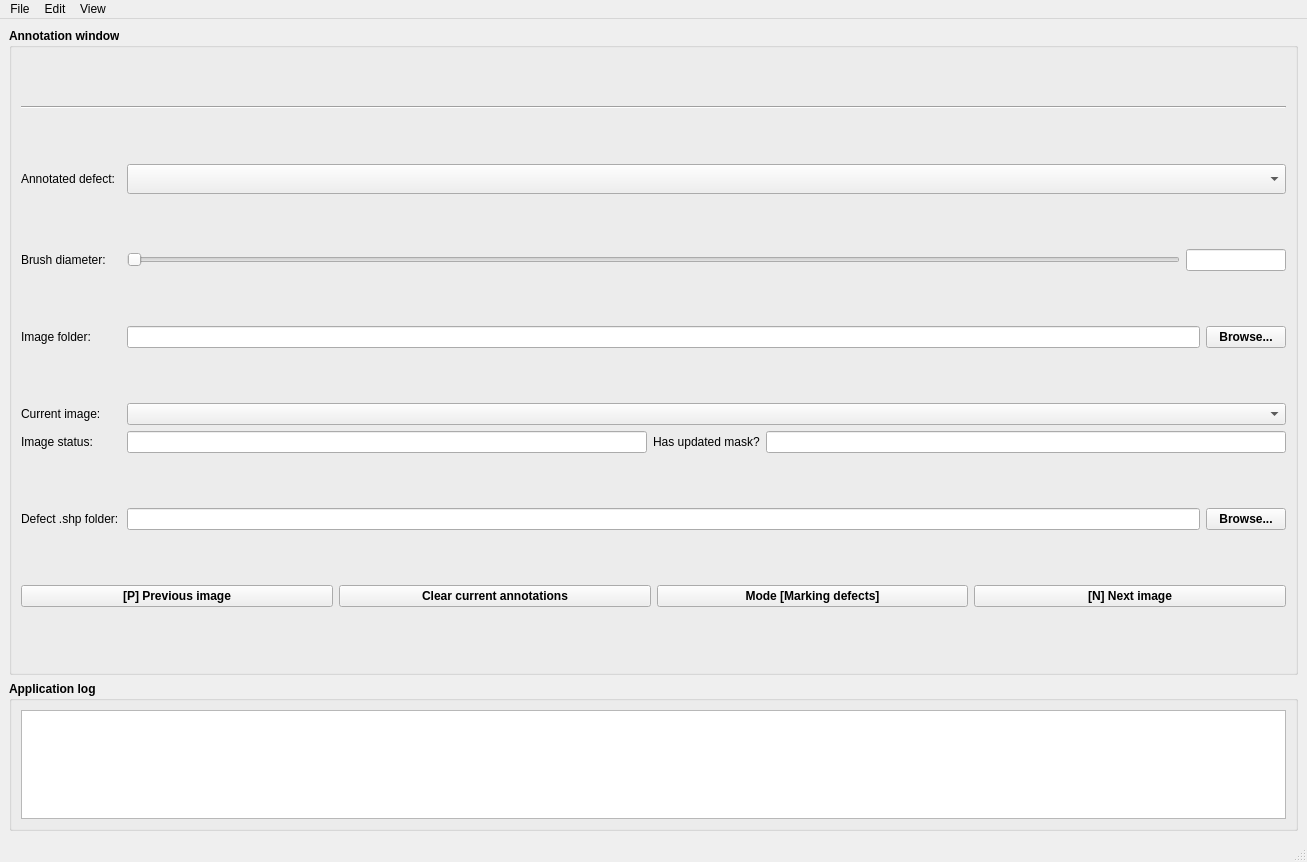
<?xml version="1.0" encoding="UTF-8"?>
<ui version="4.0">
 <class>DATMantMainWindow</class>
 <widget class="QMainWindow" name="DATMantMainWindow">
  <property name="geometry">
   <rect>
    <x>0</x>
    <y>0</y>
    <width>1307</width>
    <height>862</height>
   </rect>
  </property>
  <property name="minimumSize">
   <size>
    <width>820</width>
    <height>620</height>
   </size>
  </property>
  <property name="windowTitle">
   <string>Annotator for HSI</string>
  </property>
  <widget class="QWidget" name="centralwidget">
   <layout class="QVBoxLayout" name="verticalLayout_2">
    <item>
     <widget class="QGroupBox" name="gbAnnotWindow">
      <property name="font">
       <font>
        <weight>75</weight>
        <bold>true</bold>
       </font>
      </property>
      <property name="title">
       <string>Annotation window</string>
      </property>
      <layout class="QVBoxLayout" name="verticalLayout_8">
       <item>
        <layout class="QHBoxLayout" name="horizontalLayout_3">
         <property name="sizeConstraint">
          <enum>QLayout::SetDefaultConstraint</enum>
         </property>
         <item>
          <layout class="QVBoxLayout" name="figThinFigure"/>
         </item>
        </layout>
       </item>
       <item>
        <widget class="Line" name="line">
         <property name="orientation">
          <enum>Qt::Horizontal</enum>
         </property>
        </widget>
       </item>
       <item>
        <layout class="QHBoxLayout" name="horizontalLayout_6">
         <item>
          <widget class="QLabel" name="label_4">
           <property name="minimumSize">
            <size>
             <width>100</width>
             <height>0</height>
            </size>
           </property>
           <property name="font">
            <font>
             <weight>50</weight>
             <bold>false</bold>
            </font>
           </property>
           <property name="text">
            <string>Annotated defect:</string>
           </property>
          </widget>
         </item>
         <item>
          <widget class="QComboBox" name="lstDefectsAndColors">
           <property name="sizePolicy">
            <sizepolicy hsizetype="Expanding" vsizetype="Fixed">
             <horstretch>0</horstretch>
             <verstretch>0</verstretch>
            </sizepolicy>
           </property>
           <property name="minimumSize">
            <size>
             <width>0</width>
             <height>30</height>
            </size>
           </property>
           <property name="font">
            <font>
             <weight>50</weight>
             <bold>false</bold>
            </font>
           </property>
          </widget>
         </item>
        </layout>
       </item>
       <item>
        <layout class="QHBoxLayout" name="horizontalLayout_2">
         <item>
          <widget class="QLabel" name="label_2">
           <property name="minimumSize">
            <size>
             <width>100</width>
             <height>0</height>
            </size>
           </property>
           <property name="font">
            <font>
             <weight>50</weight>
             <bold>false</bold>
            </font>
           </property>
           <property name="text">
            <string>Brush diameter:</string>
           </property>
          </widget>
         </item>
         <item>
          <widget class="QSlider" name="sldBrushDiameter">
           <property name="orientation">
            <enum>Qt::Horizontal</enum>
           </property>
          </widget>
         </item>
         <item>
          <widget class="QLineEdit" name="txtBrushDiameter">
           <property name="maximumSize">
            <size>
             <width>100</width>
             <height>16777215</height>
            </size>
           </property>
           <property name="font">
            <font>
             <weight>50</weight>
             <bold>false</bold>
            </font>
           </property>
           <property name="readOnly">
            <bool>true</bool>
           </property>
          </widget>
         </item>
        </layout>
       </item>
       <item>
        <layout class="QHBoxLayout" name="horizontalLayout">
         <item>
          <widget class="QLabel" name="label_7">
           <property name="minimumSize">
            <size>
             <width>100</width>
             <height>0</height>
            </size>
           </property>
           <property name="maximumSize">
            <size>
             <width>72</width>
             <height>16777215</height>
            </size>
           </property>
           <property name="font">
            <font>
             <weight>50</weight>
             <bold>false</bold>
            </font>
           </property>
           <property name="text">
            <string>Image folder:</string>
           </property>
          </widget>
         </item>
         <item>
          <widget class="QLineEdit" name="txtImageDir">
           <property name="font">
            <font>
             <weight>50</weight>
             <bold>false</bold>
            </font>
           </property>
           <property name="readOnly">
            <bool>true</bool>
           </property>
          </widget>
         </item>
         <item>
          <widget class="QPushButton" name="btnBrowseImageDir">
           <property name="text">
            <string>Browse...</string>
           </property>
          </widget>
         </item>
        </layout>
       </item>
       <item>
        <layout class="QVBoxLayout" name="verticalLayout">
         <item>
          <layout class="QGridLayout" name="gridLayout">
           <item row="2" column="2" colspan="3">
            <widget class="QComboBox" name="lstImages">
             <property name="font">
              <font>
               <weight>50</weight>
               <bold>false</bold>
              </font>
             </property>
            </widget>
           </item>
           <item row="3" column="4">
            <widget class="QLineEdit" name="txtImageHasDefectMask">
             <property name="font">
              <font>
               <weight>50</weight>
               <bold>false</bold>
              </font>
             </property>
             <property name="readOnly">
              <bool>true</bool>
             </property>
            </widget>
           </item>
           <item row="2" column="0">
            <widget class="QLabel" name="label_15">
             <property name="minimumSize">
              <size>
               <width>100</width>
               <height>0</height>
              </size>
             </property>
             <property name="font">
              <font>
               <weight>50</weight>
               <bold>false</bold>
              </font>
             </property>
             <property name="text">
              <string>Current image:</string>
             </property>
            </widget>
           </item>
           <item row="3" column="3">
            <widget class="QLabel" name="label">
             <property name="font">
              <font>
               <weight>50</weight>
               <bold>false</bold>
              </font>
             </property>
             <property name="text">
              <string>Has updated mask?</string>
             </property>
             <property name="textFormat">
              <enum>Qt::PlainText</enum>
             </property>
            </widget>
           </item>
           <item row="3" column="2">
            <widget class="QLineEdit" name="txtImageStatus">
             <property name="font">
              <font>
               <weight>50</weight>
               <bold>false</bold>
              </font>
             </property>
             <property name="readOnly">
              <bool>true</bool>
             </property>
            </widget>
           </item>
           <item row="3" column="0">
            <widget class="QLabel" name="label_14">
             <property name="minimumSize">
              <size>
               <width>100</width>
               <height>0</height>
              </size>
             </property>
             <property name="font">
              <font>
               <weight>50</weight>
               <bold>false</bold>
              </font>
             </property>
             <property name="text">
              <string>Image status:</string>
             </property>
            </widget>
           </item>
          </layout>
         </item>
        </layout>
       </item>
       <item>
        <layout class="QHBoxLayout" name="horizontalLayout_5">
         <item>
          <widget class="QLabel" name="label_3">
           <property name="sizePolicy">
            <sizepolicy hsizetype="Preferred" vsizetype="Minimum">
             <horstretch>0</horstretch>
             <verstretch>0</verstretch>
            </sizepolicy>
           </property>
           <property name="minimumSize">
            <size>
             <width>100</width>
             <height>0</height>
            </size>
           </property>
           <property name="font">
            <font>
             <weight>50</weight>
             <bold>false</bold>
            </font>
           </property>
           <property name="text">
            <string>Defect .shp folder:</string>
           </property>
          </widget>
         </item>
         <item>
          <widget class="QLineEdit" name="txtShpDir">
           <property name="font">
            <font>
             <weight>50</weight>
             <bold>false</bold>
            </font>
           </property>
           <property name="readOnly">
            <bool>true</bool>
           </property>
          </widget>
         </item>
         <item>
          <widget class="QPushButton" name="btnBrowseShp">
           <property name="text">
            <string>Browse...</string>
           </property>
          </widget>
         </item>
        </layout>
       </item>
       <item>
        <layout class="QHBoxLayout" name="horizontalLayout_4">
         <item>
          <widget class="QPushButton" name="btnPrev">
           <property name="text">
            <string>[P] Previous image</string>
           </property>
           <property name="shortcut">
            <string>P</string>
           </property>
          </widget>
         </item>
         <item>
          <widget class="QPushButton" name="btnClear">
           <property name="enabled">
            <bool>true</bool>
           </property>
           <property name="text">
            <string>Clear current annotations</string>
           </property>
          </widget>
         </item>
         <item>
          <widget class="QPushButton" name="btnMode">
           <property name="text">
            <string>Mode [Marking defects]</string>
           </property>
           <property name="shortcut">
            <string>M</string>
           </property>
          </widget>
         </item>
         <item>
          <widget class="QPushButton" name="btnNext">
           <property name="text">
            <string>[N] Next image</string>
           </property>
           <property name="shortcut">
            <string>N</string>
           </property>
          </widget>
         </item>
        </layout>
       </item>
      </layout>
     </widget>
    </item>
    <item>
     <widget class="QGroupBox" name="gbApplicationLog">
      <property name="sizePolicy">
       <sizepolicy hsizetype="Preferred" vsizetype="Maximum">
        <horstretch>0</horstretch>
        <verstretch>0</verstretch>
       </sizepolicy>
      </property>
      <property name="maximumSize">
       <size>
        <width>16777215</width>
        <height>150</height>
       </size>
      </property>
      <property name="font">
       <font>
        <weight>75</weight>
        <bold>true</bold>
       </font>
      </property>
      <property name="title">
       <string>Application log</string>
      </property>
      <layout class="QVBoxLayout" name="verticalLayout_3">
       <item>
        <widget class="QTextEdit" name="txtConsole">
         <property name="font">
          <font>
           <weight>50</weight>
           <bold>false</bold>
          </font>
         </property>
        </widget>
       </item>
      </layout>
     </widget>
    </item>
   </layout>
  </widget>
  <widget class="QMenuBar" name="menubar">
   <property name="geometry">
    <rect>
     <x>0</x>
     <y>0</y>
     <width>1307</width>
     <height>21</height>
    </rect>
   </property>
   <widget class="QMenu" name="menuFile">
    <property name="title">
     <string>File</string>
    </property>
    <addaction name="actionSave_current_annotations"/>
    <addaction name="actionReload_original_mask"/>
   </widget>
   <widget class="QMenu" name="menuView">
    <property name="title">
     <string>View</string>
    </property>
    <addaction name="separator"/>
    <addaction name="actionColor_definitions"/>
    <addaction name="actionLog"/>
   </widget>
   <widget class="QMenu" name="menuEdit">
    <property name="title">
     <string>Edit</string>
    </property>
    <addaction name="actionProcess_original_mask"/>
    <addaction name="actionAIMask"/>
   </widget>
   <addaction name="menuFile"/>
   <addaction name="menuEdit"/>
   <addaction name="menuView"/>
  </widget>
  <widget class="QStatusBar" name="statusbar"/>
  <action name="actionLog">
   <property name="checkable">
    <bool>true</bool>
   </property>
   <property name="text">
    <string>Log</string>
   </property>
  </action>
  <action name="actionRefresh_data_file">
   <property name="text">
    <string>Refresh data file</string>
   </property>
  </action>
  <action name="actionRefresh_predictor">
   <property name="text">
    <string>Refresh predictor</string>
   </property>
  </action>
  <action name="actionSave_current_annotations">
   <property name="text">
    <string>Save current annotations</string>
   </property>
  </action>
  <action name="actionLoad_marked_image">
   <property name="checkable">
    <bool>true</bool>
   </property>
   <property name="checked">
    <bool>true</bool>
   </property>
   <property name="text">
    <string>Load marked image</string>
   </property>
  </action>
  <action name="actionReload_original_mask">
   <property name="enabled">
    <bool>false</bool>
   </property>
   <property name="text">
    <string>Reload original mask</string>
   </property>
  </action>
  <action name="actionProcess_original_mask">
   <property name="checkable">
    <bool>true</bool>
   </property>
   <property name="enabled">
    <bool>false</bool>
   </property>
   <property name="text">
    <string>Process original mask</string>
   </property>
  </action>
  <action name="actionAIMask">
   <property name="text">
    <string>Reload AUTO defect mask</string>
   </property>
  </action>
  <action name="actionColor_definitions">
   <property name="text">
    <string>Color specifications</string>
   </property>
  </action>
 </widget>
 <resources/>
 <connections/>
</ui>
